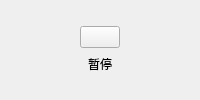
                                   <widget class="QWidget" name="widget_68" native="true">
                                    <layout class="QVBoxLayout" name="verticalLayout_29">
                                     <property name="leftMargin">
                                      <number>0</number>
                                     </property>
                                     <property name="topMargin">
                                      <number>0</number>
                                     </property>
                                     <property name="rightMargin">
                                      <number>0</number>
                                     </property>
                                     <property name="bottomMargin">
                                      <number>0</number>
                                     </property>
                                     <item>
                                      <spacer name="verticalSpacer_19">
                                       <property name="orientation">
                                        <enum>Qt::Vertical</enum>
                                       </property>
                                       <property name="sizeHint" stdset="0">
                                        <size>
                                         <width>20</width>
                                         <height>1</height>
                                        </size>
                                       </property>
                                      </spacer>
                                     </item>
                                     <item>
                                      <widget class="QWidget" name="widget_69" native="true">
                                       <layout class="QHBoxLayout" name="horizontalLayout_45">
                                        <property name="spacing">
                                         <number>0</number>
                                        </property>
                                        <property name="leftMargin">
                                         <number>0</number>
                                        </property>
                                        <property name="topMargin">
                                         <number>0</number>
                                        </property>
                                        <property name="rightMargin">
                                         <number>0</number>
                                        </property>
                                        <property name="bottomMargin">
                                         <number>0</number>
                                        </property>
                                        <item>
                                         <spacer name="horizontalSpacer_85">
                                          <property name="orientation">
                                           <enum>Qt::Horizontal</enum>
                                          </property>
                                          <property name="sizeHint" stdset="0">
                                           <size>
                                            <width>1</width>
                                            <height>20</height>
                                           </size>
                                          </property>
                                         </spacer>
                                        </item>
                                        <item>
                                         <widget class="QPushButton" name="btn_curtainstop">
                                          <property name="minimumSize">
                                           <size>
                                            <width>0</width>
                                            <height>0</height>
                                           </size>
                                          </property>
                                          <property name="maximumSize">
                                           <size>
                                            <width>10000000</width>
                                            <height>10000000</height>
                                           </size>
                                          </property>
                                          <property name="focusPolicy">
                                           <enum>Qt::TabFocus</enum>
                                          </property>
                                          <property name="text">
                                           <string/>
                                          </property>
                                         </widget>
                                        </item>
                                        <item>
                                         <spacer name="horizontalSpacer_86">
                                          <property name="orientation">
                                           <enum>Qt::Horizontal</enum>
                                          </property>
                                          <property name="sizeHint" stdset="0">
                                           <size>
                                            <width>1</width>
                                            <height>20</height>
                                           </size>
                                          </property>
                                         </spacer>
                                        </item>
                                       </layout>
                                      </widget>
                                     </item>
                                     <item>
                                      <widget class="QWidget" name="widget_70" native="true">
                                       <property name="minimumSize">
                                        <size>
                                         <width>0</width>
                                         <height>0</height>
                                        </size>
                                       </property>
                                       <property name="maximumSize">
                                        <size>
                                         <width>16777215</width>
                                         <height>10000000</height>
                                        </size>
                                       </property>
                                       <layout class="QHBoxLayout" name="horizontalLayout_46">
                                        <property name="spacing">
                                         <number>0</number>
                                        </property>
                                        <property name="leftMargin">
                                         <number>0</number>
                                        </property>
                                        <property name="topMargin">
                                         <number>0</number>
                                        </property>
                                        <property name="rightMargin">
                                         <number>0</number>
                                        </property>
                                        <property name="bottomMargin">
                                         <number>0</number>
                                        </property>
                                        <item>
                                         <spacer name="horizontalSpacer_87">
                                          <property name="orientation">
                                           <enum>Qt::Horizontal</enum>
                                          </property>
                                          <property name="sizeHint" stdset="0">
                                           <size>
                                            <width>1</width>
                                            <height>20</height>
                                           </size>
                                          </property>
                                         </spacer>
                                        </item>
                                        <item>
                                         <widget class="QLabel" name="label_15">
                                          <property name="font">
                                           <font>
                                            <family>微软雅黑</family>
                                           </font>
                                          </property>
                                          <property name="text">
                                           <string>暂停</string>
                                          </property>
                                          <property name="alignment">
                                           <set>Qt::AlignCenter</set>
                                          </property>
                                         </widget>
                                        </item>
                                        <item>
                                         <spacer name="horizontalSpacer_88">
                                          <property name="orientation">
                                           <enum>Qt::Horizontal</enum>
                                          </property>
                                          <property name="sizeHint" stdset="0">
                                           <size>
                                            <width>1</width>
                                            <height>20</height>
                                           </size>
                                          </property>
                                         </spacer>
                                        </item>
                                       </layout>
                                      </widget>
                                     </item>
                                     <item>
                                      <spacer name="verticalSpacer_20">
                                       <property name="orientation">
                                        <enum>Qt::Vertical</enum>
                                       </property>
                                       <property name="sizeHint" stdset="0">
                                        <size>
                                         <width>20</width>
                                         <height>1</height>
                                        </size>
                                       </property>
                                      </spacer>
                                     </item>
                                    </layout>
                                   </widget>
